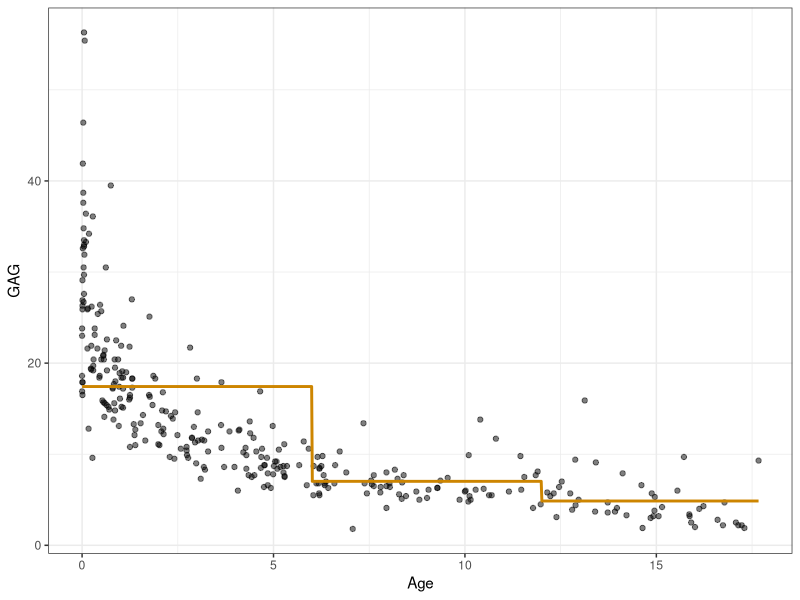
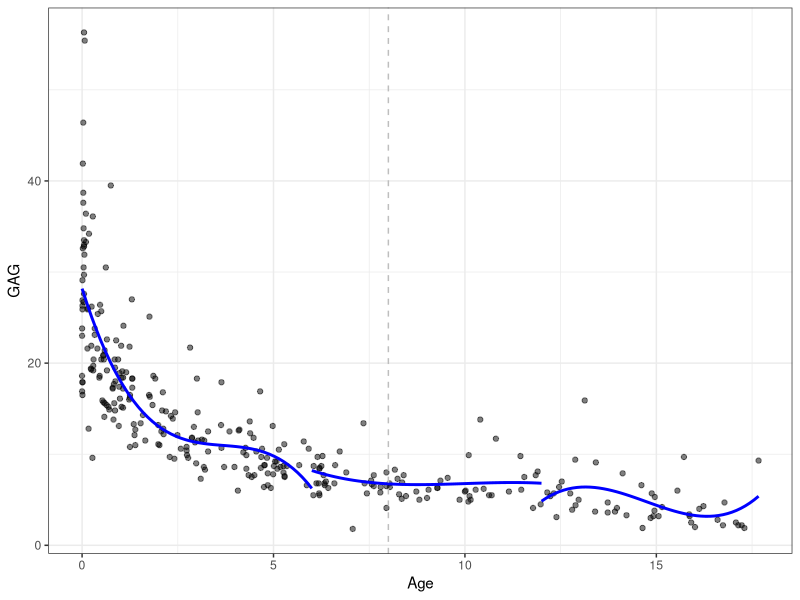
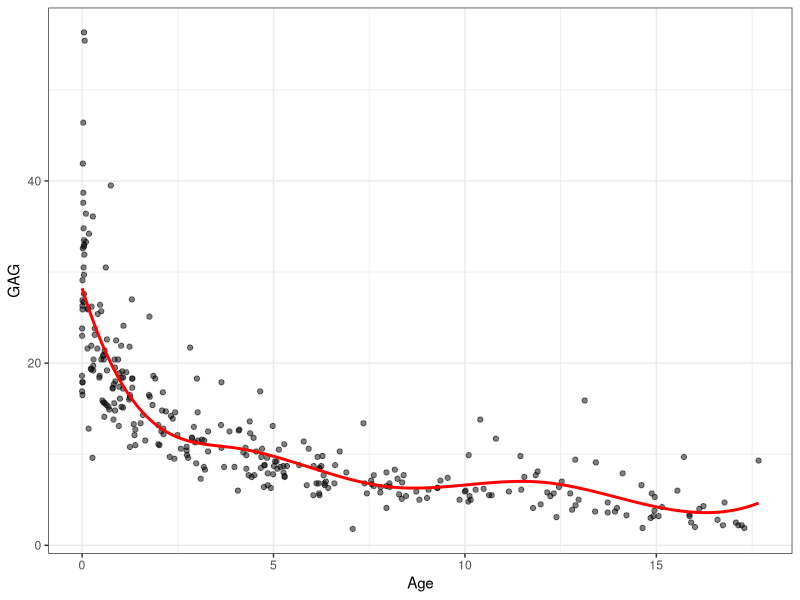
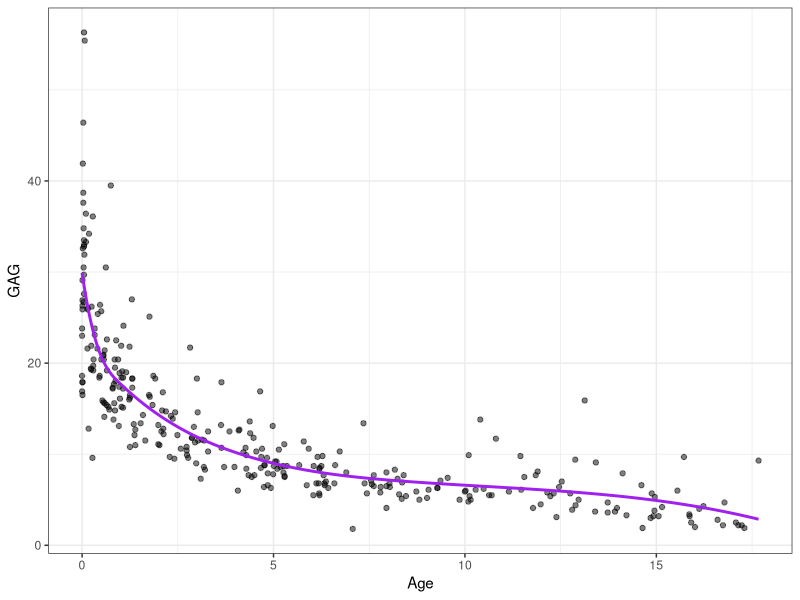
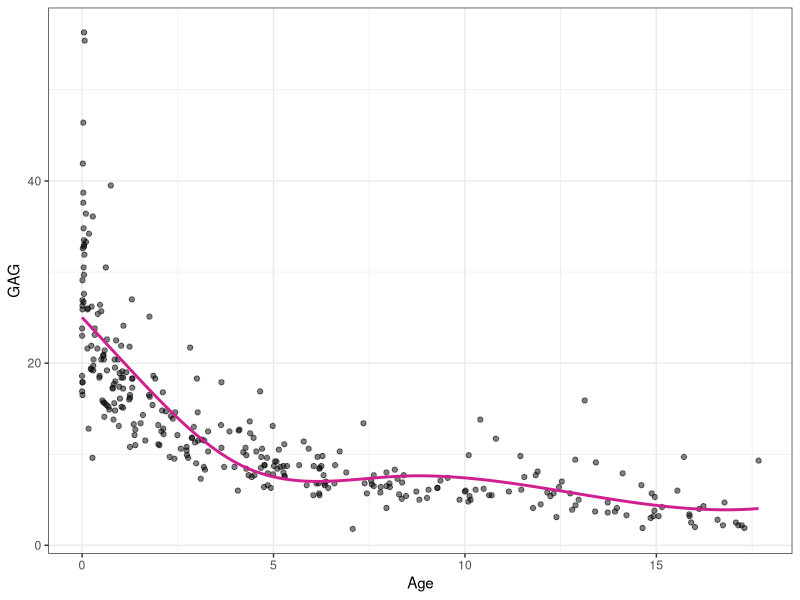
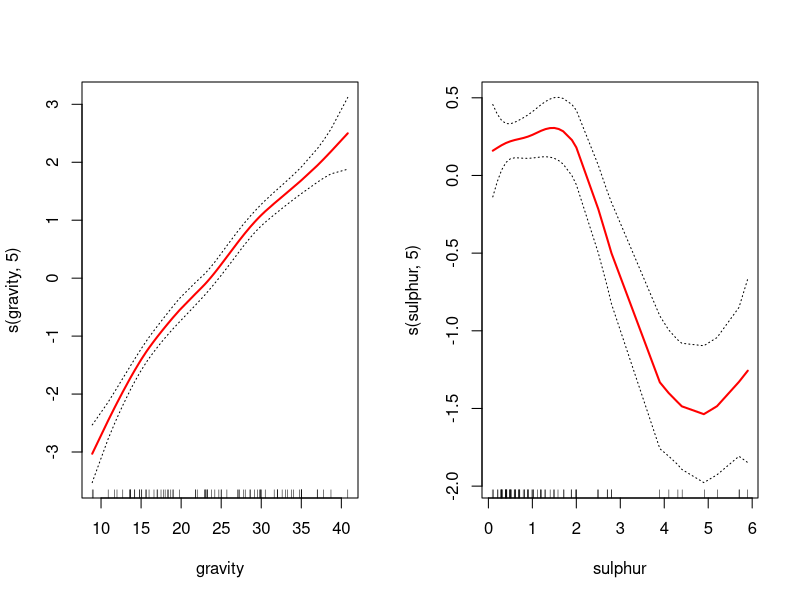
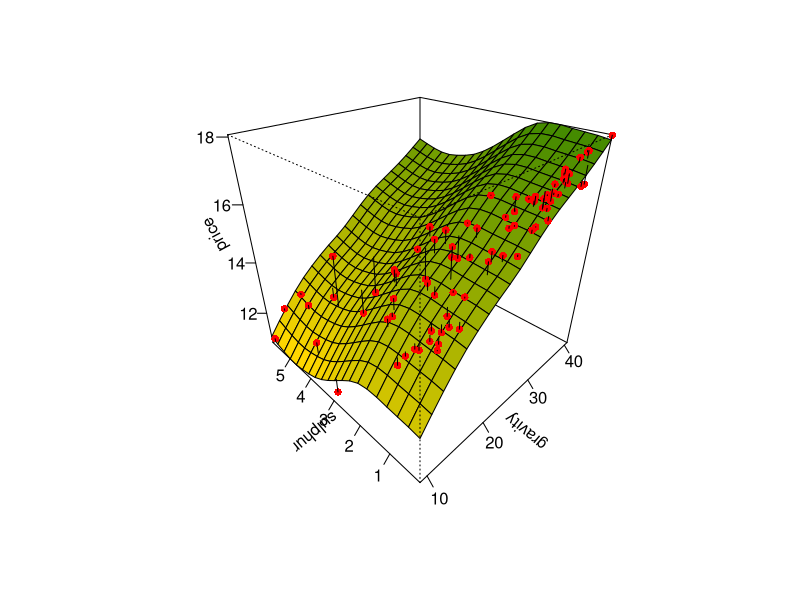

Recreate these plots in R, in order.
## ---- chunk 1
#| message: false
#| warning: false
#| echo: false
library(MASS)
data(GAGurine)
# ?GAGurine
dados <- GAGurine
## ---- chunk 2
#| message: false
#| warning: false
#| echo: false
library(ggplot2)
pdata <- ggplot(dados, aes(x=Age, y=GAG)) + 
  geom_point(alpha=0.5) +
  theme_bw()
## ---- chunk 3
#| message: false
#| warning: false
#| echo: false
set.seed(45)
tr <- round(0.8*nrow(dados))
treino <- sample(nrow(dados), tr, replace = F)
dados.treino <- dados[treino,]
dados.teste <- dados[-treino,]
## ---- chunk 4
#| message: false
#| warning: false
#| echo: false
lm_pas <- lm(GAG ~ 1 + I(1*(Age<6)) + (1*I(Age>= 6 & Age<12)) +  I(1*(Age>=12)), dados.treino)

x_grid <- seq(min(dados$Age), max(dados$Age), length=1000)
pred_pas <- predict(lm_pas, newdata = data.frame(Age=x_grid))
pred_pas <- data.frame(Age=x_grid,
                       GAG=pred_pas)
## ---- chunk 5
#| message: false
#| warning: false
#| echo: false
# library(dplyr)
# 
# beta0 <- mean(dados$GAG)
# beta1 <- unlist(dados |>
#                   filter(Age<6) |> 
#                   summarise(GAG = mean(GAG)) - beta0
#                 )
# beta2 <- unlist(dados |>
#                   filter(Age>= 6) |>
#                   filter(Age<12) |>
#                   summarise(GAG = mean(GAG)) - beta0
#                   )
# beta3 <- unlist(dados |>
#                   filter(Age>= 12) |> 
#                   summarise(GAG = mean(GAG)) - beta0
#                   )
# 
# reg_pas <- function(xx) {
#   y_hat <- beta0 + 
#     ifelse(xx<6, beta1, 0) + 
#     ifelse((xx>= 6 & xx<12), beta2, 0) + 
#     ifelse(xx>=12, beta3, 0) 
#   return(y_hat)
# }
# 
# x_grid <- seq(min(dados$Age), max(dados$Age), length=1000)
# 
# pred_pas <- data.frame(Age=x_grid,
#                        GAG=reg_pas(x_grid))
## ---- chunk 6
#| message: false
#| warning: false
#| echo: false
pdata + geom_line(data=pred_pas, aes(x=Age,y=GAG), 
                  col = "orange3", lwd=1) 
  # geom_vline(xintercept = 8, lty=2,col="grey")
## ---- chunk 7
#| message: false
#| warning: false
#| echo: false
# lm_pl <- lm(GAG ~ 1 + I(Age*(Age<6)) + (Age*I(Age>= 6 & Age<12)) +  I(Age*(Age>=12)), dados.treino)
# 
# pred_pl <- predict(lm_pl, newdata = data.frame(Age=x_grid))
# pred_pl <- data.frame(Age=x_grid,
#                        GAG=pred_pl)
## ---- chunk 8
#| message: false
#| warning: false
#| echo: false
# pdata + geom_line(data=pred_pl, aes(x=Age,y=GAG), 
#                   col = "blue2", lwd=1) +
#   geom_vline(xintercept = c(6,12), lty=2,lwd=1, col="grey")
## ---- chunk 9
#| message: false
#| warning: false
#| echo: false
library(dplyr)
lm_l6 <- lm(GAG ~ Age + I(Age^2) + I(Age^3),
             dados.treino |> filter(Age<6))
lm_l612 <- lm(GAG ~ Age + I(Age^2) + I(Age^3),
             dados.treino |> filter(Age>=6 & Age<12))
lm_g12 <- lm(GAG ~ Age + I(Age^2) + I(Age^3),
             dados.treino |> filter(Age>=12))

x_grid_l6 <- seq(min(dados$Age),6, length=50)
pred_l6 <- predict(lm_l6, newdata = data.frame(Age=x_grid_l6))
pred_l6 <- data.frame(Age=x_grid_l6,
                       GAG=pred_l6)

x_grid_l612 <- seq(6,12, length=50)
pred_l612 <- predict(lm_l612, newdata = data.frame(Age=x_grid_l612))
pred_l612 <- data.frame(Age=x_grid_l612,
                       GAG=pred_l612)

x_grid_g12 <- seq(12, max(dados$Age), length=50)
pred_g12 <- predict(lm_g12, newdata = data.frame(Age=x_grid_g12))
pred_g12 <- data.frame(Age=x_grid_g12,
                       GAG=pred_g12)
## ---- chunk 10
#| message: false
#| warning: false
#| echo: false
pdata + geom_line(data=pred_l6, aes(x=Age,y=GAG), 
                  col = "blue", lwd=1) +
  geom_line(data=pred_l612, aes(x=Age,y=GAG), 
            col = "blue", lwd=1) +
  geom_line(data=pred_g12, aes(x=Age,y=GAG), 
            col = "blue", lwd=1) +
  geom_vline(xintercept = 8, lty=2,col="grey")
## ---- chunk 11
#| message: false
#| warning: false
#| echo: false
lm_cub <- lm(GAG ~ Age + I(Age^2) + I(Age^3) + I((Age-4)^3*(Age>=4)) +
               I((Age-8)^3*(Age >= 8)) +
               I((Age-12)^3*(Age >= 12)),
             dados.treino)

pred_cub <- predict(lm_cub, newdata = data.frame(Age=x_grid))
pred_cub <- data.frame(Age=x_grid,
                       GAG=pred_cub)
## ---- chunk 12
#| message: false
#| warning: false
#| echo: false
pdata + geom_line(data=pred_cub, aes(x=Age,y=GAG), 
                  col = "red", lwd =1)
## ---- chunk 13
#| message: false
#| warning: false
#| echo: false
knots <- quantile(dados$Age)[2:4]
lm_cub_ <- lm(GAG ~ Age + I(Age^2) + I(Age^3) + I((Age-knots[1])^3*(Age>=knots[1])) +
               I((Age-knots[2])^3*(Age >= knots[2])) +
               I((Age-knots[3])^3*(Age >= knots[3])),
             dados.treino)

pred_cub_ <- predict(lm_cub_, newdata = data.frame(Age=x_grid))
pred_cub_ <- data.frame(Age=x_grid,
                        GAG=pred_cub_)
## ---- chunk 14
#| message: false
#| warning: false
#| echo: false
pdata + geom_line(data=pred_cub_, aes(x=Age,y=GAG), 
                  col = "purple", lwd=1)
## ---- chunk 15
#| message: false
#| warning: false
#| echo: false
knots <- quantile(dados$Age)[2:4]
lm_cub_ <- lm(GAG ~ Age + I((Age-knots[1])^3*(Age>=knots[1])) +
               I((Age-knots[2])^3*(Age >= knots[2])) +
               I((Age-knots[3])^3*(Age >= knots[3])),
             dados.treino)

pred_cub_ <- predict(lm_cub_, newdata = data.frame(Age=x_grid))
pred_cub_ <- data.frame(Age=x_grid,
                        GAG=pred_cub_)
## ---- chunk 16
#| message: false
#| warning: false
#| echo: false
pdata + geom_line(data=pred_cub_, aes(x=Age,y=GAG), 
                  col = "violetred", lwd=1)
## ---- chunk 17
#| message: false
#| warning: false
#| echo: false
library(AER)
data(USCrudes)
# ?USCrudes
dados <- USCrudes

set.seed(11)
tr <- round(0.8*nrow(dados))
treino <- sample(nrow(dados), tr, replace = F)

library(gam)
gam2 <- gam(price~s(gravity,5) + s(sulphur,5), family = gaussian, dados[treino,])
## ---- chunk 18
#| message: false
#| warning: false
#| echo: false

par(mfrow = c(1,2))
plot(gam2, se=TRUE, col ="red", lwd = 2)
## ---- chunk 19
#| message: false
#| warning: false
#| echo: false
#| fig-width: 8
#| fig-height: 8

xs <- seq(min(dados$gravity), max(dados$gravity), length = 20)
ys <- seq(min(dados$sulphur), max(dados$sulphur), length = 20)
xys <- expand.grid(xs,ys)
colnames(xys) <- c("gravity", "sulphur")

zs <- matrix(predict(gam2, xys), nrow = length(xs))

n.cols <- 100
palette <- colorRampPalette(c("gold", "chartreuse4"))(n.cols)
zfacet <- zs[-1, -1] + zs[-1, -20] + zs[-20, -1] + zs[-20, -20]
facetcol <- cut(zfacet, n.cols)

par(mfrow = c(1,1))
p1 <- persp(x=xs, y=ys, z=zs, theta=-45, phi=30, ticktype='detailed', 
            xlab="gravity", ylab="sulphur", zlab="price", col = palette[facetcol])

obs <- with(dados[treino,], trans3d(gravity,sulphur,price,p1))

pred <- with(dados[treino,], trans3d(gravity,sulphur,gam2$fitted.values,p1))

points(obs, col = "red", pch = 16)
segments(obs$x, obs$y, pred$x, pred$y)
